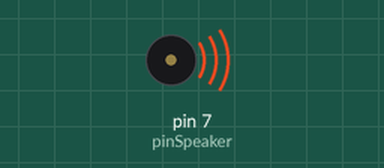
Recording of a sketch running on a simulated Arduino Uno, built with avr-gcc and run on an emulated ATmega328P. On the bench: buzzer (waves = sounding). Random numbers use the default seed unless the sketch sets one.

Above: at 0.04 s.
Timing chart, 0 to 3.0 s (numbered marks = the images above):
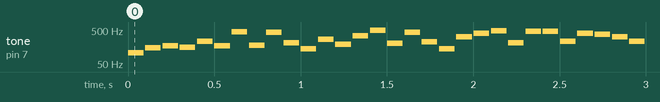

Measured:
- by itself, tone on pin 7 (pinSpeaker): plays 107 Hz for 0.09 s, 149 Hz for 0.09 s, 173 Hz for 0.09 s, 158 Hz for 0.09 s, 230 Hz for 0.09 s, 172 Hz for 0.09 s … (1299 notes in this stretch)

The sketch:

random_07.ino
```cpp
int pinSpeaker = 7;
int delayTime = 100;

void setup()
{

}

void loop()
{
  tone(pinSpeaker, random(100, 500), 90);
  delay(delayTime);
}
```
